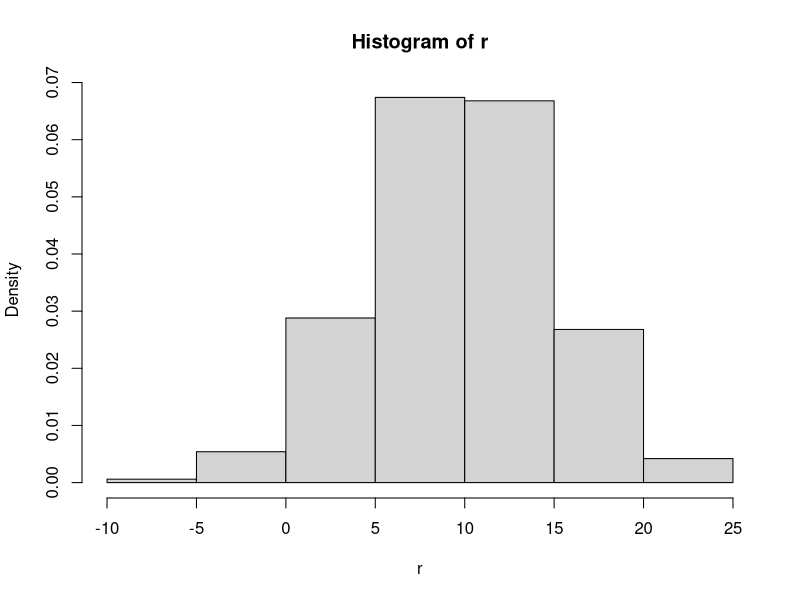
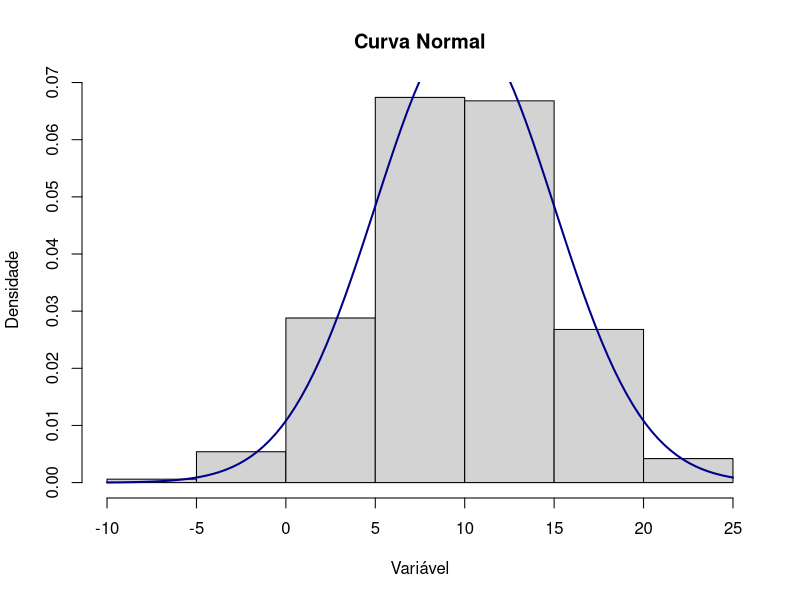
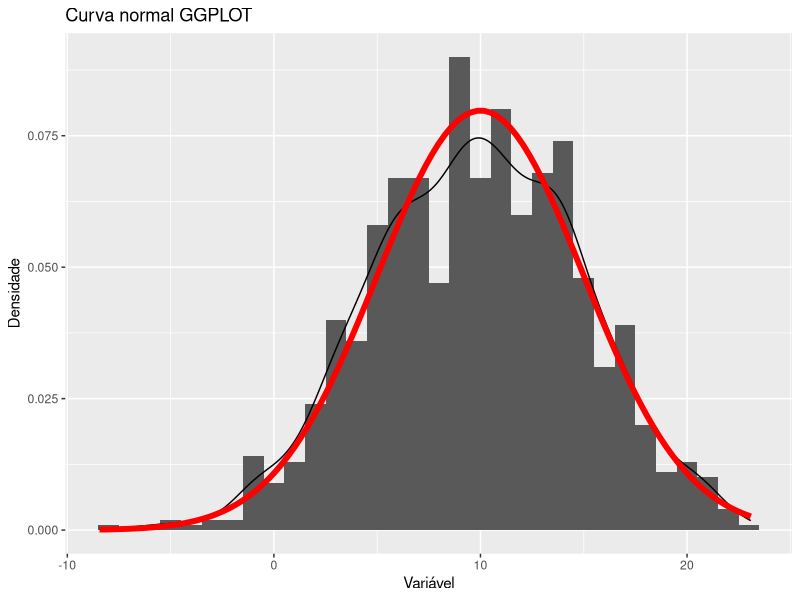

These figures' R source, in order:
## ---- chunk 1
library("tidyverse")
library("ggplot2")
## ---- chunk 2
r <- rnorm(1000, 10, 5)
r
## ---- chunk 3
class(r)
## ---- chunk 4
hist(r, freq=FALSE)
## ---- chunk 5
hist(r, freq=FALSE, xlab="Variável", ylab="Densidade",
     main="Curva Normal")
curve(dnorm(x,mean=10,sd=5), add = TRUE, col="darkblue", lwd=2) 
## ---- chunk 6
r %>% as.data.frame() %>% ggplot(aes(x = r)) +
  geom_histogram(aes(y = ..density..), binwidth = 1) + 
  labs(title = "Curva normal GGPLOT",
     x = "Variável",
     y = "Densidade") +
  geom_density(alpha = 0.5) +
  stat_function(fun = dnorm, color='red', size = 2,
                args = list(mean = 10, sd = 5))
